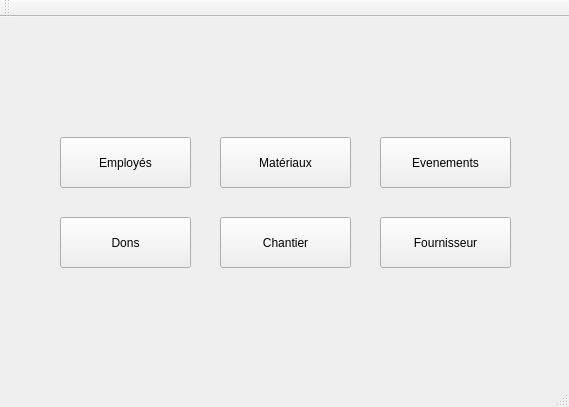
<?xml version="1.0" encoding="UTF-8"?>
<ui version="4.0">
 <class>MainWindow</class>
 <widget class="QMainWindow" name="MainWindow">
  <property name="geometry">
   <rect>
    <x>0</x>
    <y>0</y>
    <width>569</width>
    <height>407</height>
   </rect>
  </property>
  <property name="windowTitle">
   <string>MainWindow</string>
  </property>
  <widget class="QWidget" name="centralWidget">
   <widget class="QStackedWidget" name="stackedWidget">
    <property name="geometry">
     <rect>
      <x>0</x>
      <y>70</y>
      <width>571</width>
      <height>271</height>
     </rect>
    </property>
    <property name="currentIndex">
     <number>1</number>
    </property>
    <widget class="QWidget" name="page">
     <widget class="QPushButton" name="connexion">
      <property name="geometry">
       <rect>
        <x>430</x>
        <y>210</y>
        <width>93</width>
        <height>31</height>
       </rect>
      </property>
      <property name="text">
       <string>connexion</string>
      </property>
     </widget>
     <widget class="QLineEdit" name="utilisateur">
      <property name="geometry">
       <rect>
        <x>180</x>
        <y>70</y>
        <width>191</width>
        <height>31</height>
       </rect>
      </property>
      <property name="placeholderText">
       <string>login</string>
      </property>
     </widget>
     <widget class="QLineEdit" name="motdepasse">
      <property name="geometry">
       <rect>
        <x>180</x>
        <y>130</y>
        <width>191</width>
        <height>31</height>
       </rect>
      </property>
      <property name="readOnly">
       <bool>false</bool>
      </property>
      <property name="placeholderText">
       <string>password</string>
      </property>
     </widget>
     <widget class="QLabel" name="label_3">
      <property name="geometry">
       <rect>
        <x>-6</x>
        <y>-5</y>
        <width>581</width>
        <height>291</height>
       </rect>
      </property>
      <property name="text">
       <string/>
      </property>
      <property name="pixmap">
       <pixmap resource="resources.qrc">:/resource/img/background.png</pixmap>
      </property>
      <property name="scaledContents">
       <bool>true</bool>
      </property>
     </widget>
     <zorder>label_3</zorder>
     <zorder>connexion</zorder>
     <zorder>utilisateur</zorder>
     <zorder>motdepasse</zorder>
    </widget>
    <widget class="QWidget" name="page_2">
     <widget class="QPushButton" name="dons">
      <property name="geometry">
       <rect>
        <x>60</x>
        <y>130</y>
        <width>131</width>
        <height>51</height>
       </rect>
      </property>
      <property name="text">
       <string>Dons</string>
      </property>
     </widget>
     <widget class="QPushButton" name="employes_2">
      <property name="geometry">
       <rect>
        <x>60</x>
        <y>50</y>
        <width>131</width>
        <height>51</height>
       </rect>
      </property>
      <property name="text">
       <string>Employés</string>
      </property>
     </widget>
     <widget class="QPushButton" name="fournisseur">
      <property name="geometry">
       <rect>
        <x>380</x>
        <y>130</y>
        <width>131</width>
        <height>51</height>
       </rect>
      </property>
      <property name="text">
       <string>Fournisseur</string>
      </property>
     </widget>
     <widget class="QPushButton" name="evenements">
      <property name="geometry">
       <rect>
        <x>380</x>
        <y>50</y>
        <width>131</width>
        <height>51</height>
       </rect>
      </property>
      <property name="text">
       <string>Evenements</string>
      </property>
     </widget>
     <widget class="QPushButton" name="materiaux">
      <property name="geometry">
       <rect>
        <x>220</x>
        <y>50</y>
        <width>131</width>
        <height>51</height>
       </rect>
      </property>
      <property name="text">
       <string>Matériaux</string>
      </property>
     </widget>
     <widget class="QPushButton" name="chantier">
      <property name="geometry">
       <rect>
        <x>220</x>
        <y>130</y>
        <width>131</width>
        <height>51</height>
       </rect>
      </property>
      <property name="text">
       <string>Chantier</string>
      </property>
     </widget>
     <widget class="QLabel" name="label_2">
      <property name="geometry">
       <rect>
        <x>-10</x>
        <y>0</y>
        <width>581</width>
        <height>271</height>
       </rect>
      </property>
      <property name="text">
       <string/>
      </property>
      <property name="pixmap">
       <pixmap resource="resources.qrc">:/resource/img/background2.png</pixmap>
      </property>
      <property name="scaledContents">
       <bool>true</bool>
      </property>
     </widget>
     <zorder>label_2</zorder>
     <zorder>dons</zorder>
     <zorder>employes_2</zorder>
     <zorder>fournisseur</zorder>
     <zorder>evenements</zorder>
     <zorder>materiaux</zorder>
     <zorder>chantier</zorder>
    </widget>
   </widget>
   <widget class="QLabel" name="label">
    <property name="geometry">
     <rect>
      <x>0</x>
      <y>-10</y>
      <width>571</width>
      <height>81</height>
     </rect>
    </property>
    <property name="text">
     <string/>
    </property>
    <property name="pixmap">
     <pixmap resource="resources.qrc">:/resource/img/baladitech.png.png</pixmap>
    </property>
    <property name="scaledContents">
     <bool>true</bool>
    </property>
   </widget>
  </widget>
  <widget class="QMenuBar" name="menuBar">
   <property name="geometry">
    <rect>
     <x>0</x>
     <y>0</y>
     <width>569</width>
     <height>26</height>
    </rect>
   </property>
  </widget>
  <widget class="QToolBar" name="mainToolBar">
   <attribute name="toolBarArea">
    <enum>TopToolBarArea</enum>
   </attribute>
   <attribute name="toolBarBreak">
    <bool>false</bool>
   </attribute>
  </widget>
  <widget class="QStatusBar" name="statusBar"/>
 </widget>
 <layoutdefault spacing="6" margin="11"/>
 <resources>
  <include location="resources.qrc"/>
 </resources>
 <connections/>
</ui>
